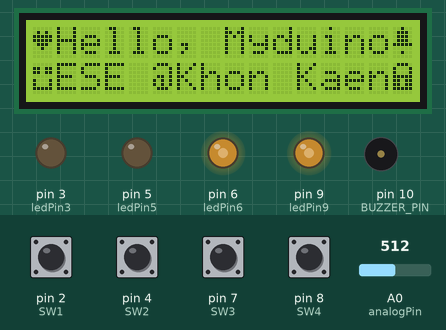
A sketch run on a simulated Arduino Uno, built with avr-gcc and run on an emulated ATmega328P. Shown: 16×2 character LCD, output pins drawn as LEDs (lit = HIGH), buzzer (waves = sounding, pin HIGH). Dashed ring = blinking. Inputs (shaded band) come from the test bench; at power-on: pin 2 (SW1), pin 4 (SW2), pin 7 (SW3), pin 8 (SW4) HIGH, A0 (analogPin) = 512. What the sketch prints to the serial monitor is not drawn.

Above: at 1.3 s.
1.4 s: pin 8 (SW4) pulled LOW for 0.15 s
At 1.8 s:
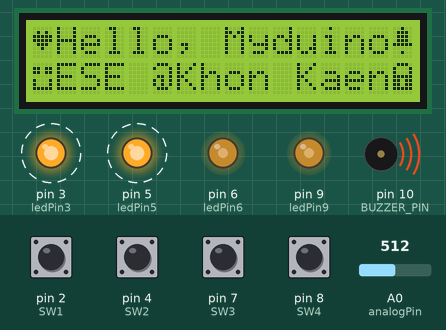
4.5 s: A0 (analogPin) set to 716
At 7.1 s:
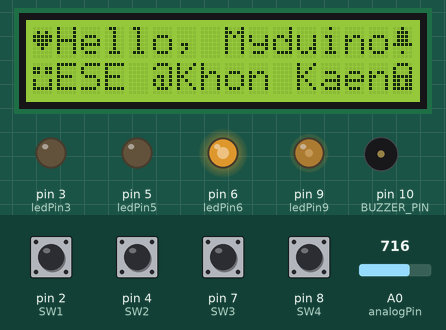
7.5 s: pin 2 (SW1) pulled LOW for 0.15 s
At 7.9 s:
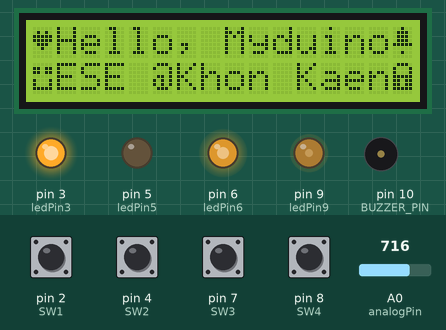
10.5 s: pin 4 (SW2) pulled LOW for 0.15 s
At 11.3 s:
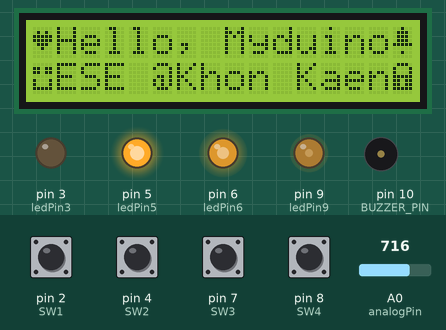
13.0 s: pin 7 (SW3) pulled LOW for 0.15 s
At 13.9 s:
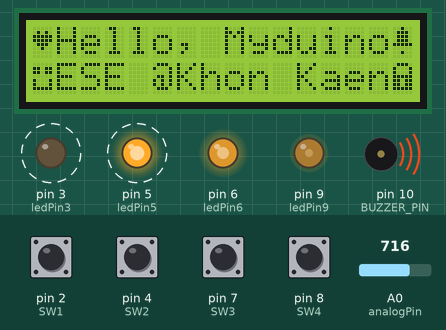
16.1 s: A0 (analogPin) set to 900
At 17.4 s:
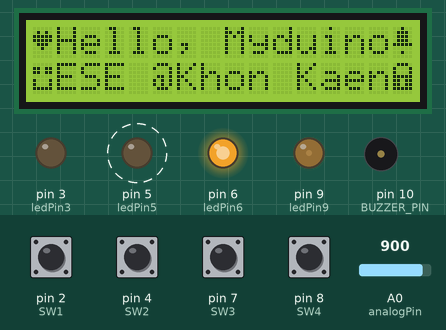
Timing chart, 0 to 19.1 s (numbered marks = the images above; inputs shaded):
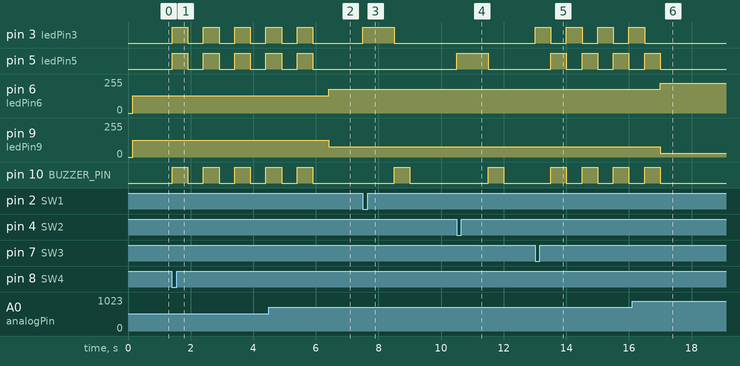

Measured:
- after the input at 1.4 s, pin 3 (ledPin3), pin 5 (ledPin5), pin 10 (BUZZER_PIN): alternates HIGH for 0.50 s and LOW for 0.50 s, starting at once
- after the input at 4.5 s, pin 6 (ledPin6): 128/255 → 179/255 after 1.9 s; pin 9 (ledPin9): 127/255 → 76/255 after 1.9 s
- after the input at 7.5 s, pin 3 (ledPin3): LOW → HIGH at once, → LOW 1.0 s later; pin 10 (BUZZER_PIN): LOW → HIGH after 1.0 s, → LOW 0.50 s later
- after the input at 10.5 s, pin 5 (ledPin5): LOW → HIGH at once, → LOW 1.0 s later; pin 10 (BUZZER_PIN): LOW → HIGH after 1.0 s, → LOW 0.50 s later
- after the input at 13.0 s, pin 3 (ledPin3): alternates HIGH for 0.50 s and LOW for 0.50 s, starting at once; pin 5 (ledPin5), pin 10 (BUZZER_PIN): alternates HIGH for 0.50 s and LOW for 0.50 s, starting after 0.50 s
- after the input at 16.1 s, pin 6 (ledPin6): 179/255 → 225/255 after 0.90 s; pin 9 (ledPin9): 76/255 → 30/255 after 0.90 s

The sketch:

Test_Board_VR_I2C_AjKTP.ino
```cpp
#include <LiquidCrystal_I2C.h>
LiquidCrystal_I2C lcd(0x27, 16, 2);   //Module IIC/I2C Interface บางรุ่นอาจจะใช้ 0x3f
//LED
int ledPin6 = 6;      // LED connected to digital pin 6
int ledPin9 = 9;      // LED connected to digital pin 9
int ledPin3 = 3;      // LED connected to digital pin 3
int ledPin5 = 5;      // LED connected to digital pin 5
//
//int OutPin0 = A1;      // LED connected to digital pin 14
#define BUZZER_PIN 10
//SW
int SW1 = 2;
int SW2 = 4;
int SW3 = 7;
#define SW4 8
//int SW4 = 8;
int analogPin = A0;  // potentiometer connected to analog pin 3
int val_VR = 0;         // variable to store the read value

//LCD
byte Heart[8]={0b00000,0b01010,0b11111,0b11111,0b01110,0b00100,0b00000,0b00000};
byte Bell[8] = {0b00100,0b01110,0b01110,0b01110,0b11111,0b00000,0b00100,0b00000};
byte Smile[8] = {0B00000, 0B11011, 0B11011, 0B00000, 0B10001, 0B10001, 0B11111, 0B00000} ;
byte Lock[8] = {0B01110,  0B10001,  0B10001,  0B11111,  0B11011,  0B11011,  0B11111,  0B00000};
byte Sound[8] = {0B00001, 0B00011,  0B00101, 0B01001, 0B01001,  0B01011, 0B11011, 0B11000};
byte Speaker[8] = {  B00001,  B00011,  B01111,  B01111,  B01111,  B00011,  B00001,  B00000};

void setup()
{
  Serial.begin(9600); // ถ้าไม่ใส่จะไม่มีข้อความออก
  pinMode(ledPin6, OUTPUT);   // sets the pin as output
  pinMode(ledPin9, OUTPUT);   // sets the pin as output
  pinMode(ledPin3, OUTPUT); // ถ้าไม่กำหนด pinmode แต่ให้ digitalwrite ก็ออกแต่ออกน้อย
  pinMode(ledPin5, OUTPUT);   // sets the pin as output
  //
  pinMode(BUZZER_PIN, OUTPUT);
  //SW
  pinMode(SW1, INPUT_PULLUP);
  pinMode(SW2, INPUT_PULLUP);
  pinMode(SW3, INPUT_PULLUP);
  pinMode(SW4, INPUT_PULLUP);
  //lcd
  lcd.begin();
  //lcd.noBacklight();   // ปิด backlight
  lcd.backlight();       // เปิด backlight
  lcd.home();
  lcd.createChar(0, Heart); //ออกแบบตัวอักษรตัวที่ 1 เริ่มต้นที่ 0ชื่อ Heart
  lcd.createChar(1, Bell);
  lcd.createChar(2,Smile);
  lcd.createChar(3,Lock);
  lcd.createChar(4,Sound);
  lcd.createChar(5,Speaker);
  //
  lcd.setCursor(0,0); //Heart
  lcd.write(0);
    lcd.setCursor(1,0); //Hello
  lcd.print("Hello, Myduino");
  lcd.setCursor(15,0); //
  lcd.write(1);
  lcd.setCursor(0, 1);
  lcd.write(2);
  lcd.setCursor(1, 1); //ESE
  lcd.print("ESE @Khon Kaen");
  lcd.setCursor(15, 1);
  lcd.write(3);
}

void loop()
{
  val_VR = analogRead(analogPin); // read the input pin
  Serial.println(val_VR);
  ///VR LED 6 and 9
  analogWrite(ledPin6, val_VR / 4);// analogRead values go from 0 to 1023, analogWrite values from 0 to 255
  analogWrite(ledPin9, 255-val_VR / 4);// analogRead values go from 0 to 1023, analogWrite values from 0 to 255
  //Switch LED 3  and 5
  bool val_SW1 = digitalRead(SW1);
  bool val_SW2 = digitalRead(SW2);
  bool val_SW3 = digitalRead(SW3);
  bool val_SW4 = digitalRead(SW4);
  if(val_SW1 == 0){
    digitalWrite(3, HIGH); //ไม่ตรง
    delay (1000);
    digitalWrite(3, LOW);
    digitalWrite(BUZZER_PIN, HIGH);
    delay (500);
     digitalWrite(BUZZER_PIN, LOW);
        ;}
    else if(val_SW2 == 0){
  digitalWrite(5, HIGH);  //ตรง
  delay(1000);
digitalWrite(5, LOW);   // ตรง
 digitalWrite(BUZZER_PIN, HIGH);
    delay (500);
     digitalWrite(BUZZER_PIN, LOW);
 } else if(val_SW3 == 0){
   for(int i=0; i < 4; i++) {
    digitalWrite(3, HIGH); //ไม่ตรง
    delay (500);
    digitalWrite(3, LOW);
    digitalWrite(BUZZER_PIN, HIGH);
    digitalWrite(5, HIGH);  //ตรง
    delay(500);
    digitalWrite(BUZZER_PIN, LOW);
    digitalWrite(5, LOW);   // ตรง
 } } else  if(val_SW4 == 0){
   Serial.println(val_SW4);
   for (int i=0; i < 5; i++){
     digitalWrite(BUZZER_PIN, HIGH);
     digitalWrite(3, HIGH); //ไม่ตรง
      digitalWrite(5, HIGH);  //ตรง
    delay(500);
    digitalWrite(BUZZER_PIN, LOW);
    digitalWrite(3, LOW);
    digitalWrite(5, LOW);   // ตรง
    delay(500);
   } }
}
```
